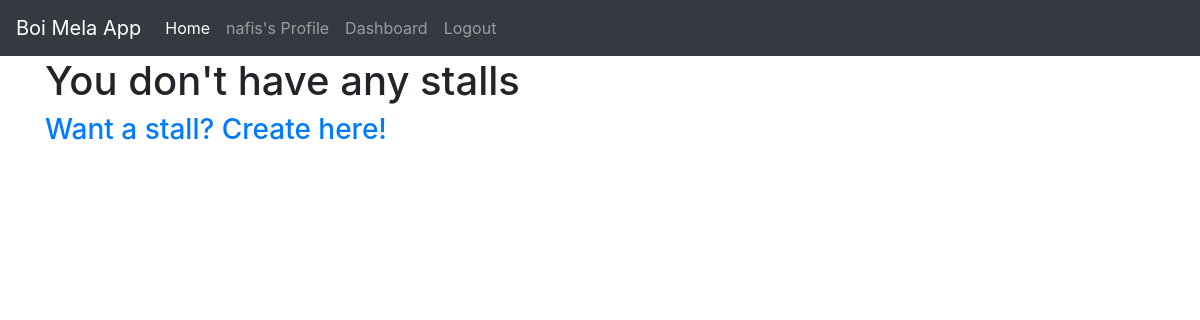
Before: /dashboard/ (signed in) with the older database file.
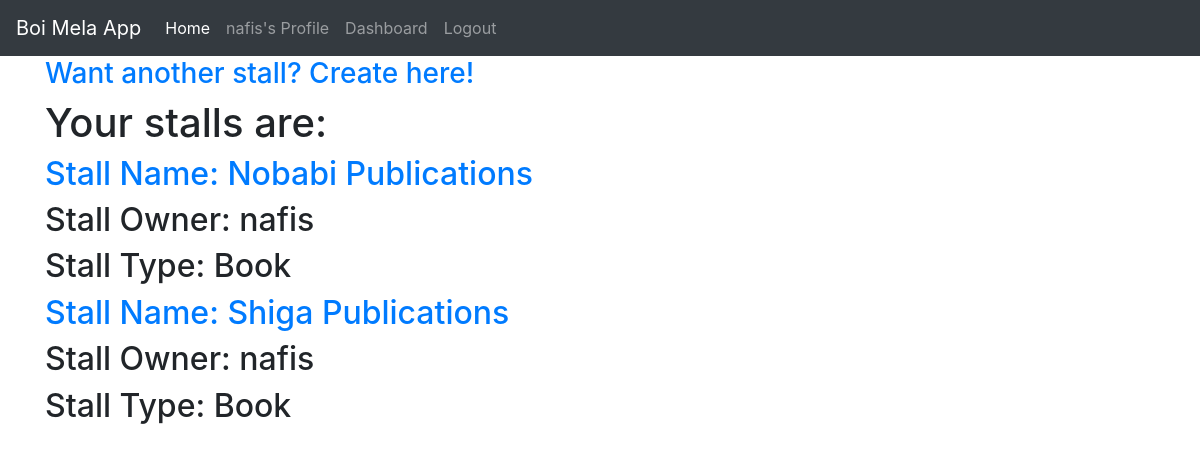
After: the same page with the newer database file.
### boimelaApp/models.py (models this page shows, shortened)
class Stall(models.Model):
    BOOK = 'Book'
    FOOD = 'Food'
    STALL_TYPES = (
        (BOOK, 'Book'),
        (FOOD, 'Food'),
    )
    stall_name= models.CharField(max_length=100)
    owner= models.ForeignKey(User, on_delete=models.CASCADE)
    stall_type= models.CharField(max_length=10, choices=STALL_TYPES, default="Type N/A")
    class Meta:
        ordering= ('stall_name',)

### boimelaApp/views.py (the view)
# urls.py: path('dashboard/', StallListView.as_view(), name='dashboard'),
class StallListView(LoginRequiredMixin, ListView):
    model = Stall
    template_name= 'boimelaApp/dash.html'
    context_object_name= 'stalls'
    def get_queryset(self):
        return Stall.objects.filter(owner=self.request.user)

### boimelaApp/templates/boimelaApp/dash.html
{% extends 'boimelaApp/base.html' %}
{% load static %}
{% block content %}
{% if stalls %}
<a href="{% url 'stall-create' %}"><h3>Want another stall? Create here!</h3></a>
<h1>Your stalls are:</h1>
{% for stall in stalls %}
<h2><a href="{% url 'stall-detail' stall.id %}">Stall Name: {{ stall.stall_name }}</a></h2>
<h2>Stall Owner: {{ stall.owner }}</h2>
<h2>Stall Type: {{ stall.stall_type }}</h2>
{% endfor%}
{% else %}
<h1>You don't have any stalls</h1>
<a href="{% url 'stall-create' %}"><h3>Want a stall? Create here!</h3></a>
{% endif %}
{% endblock content %}

Changed rows visible on the page:
added Stall: stall_name "Nobabi Publications", owner "nafis", stall_type "Book"
added Stall: stall_name "Shiga Publications", owner "nafis", stall_type "Book"
Other visible differences:
text no longer shown: "You don't have any stalls Want a stall? Create here!"
text now shown: "Want another stall? Create here! Your stalls are:"
